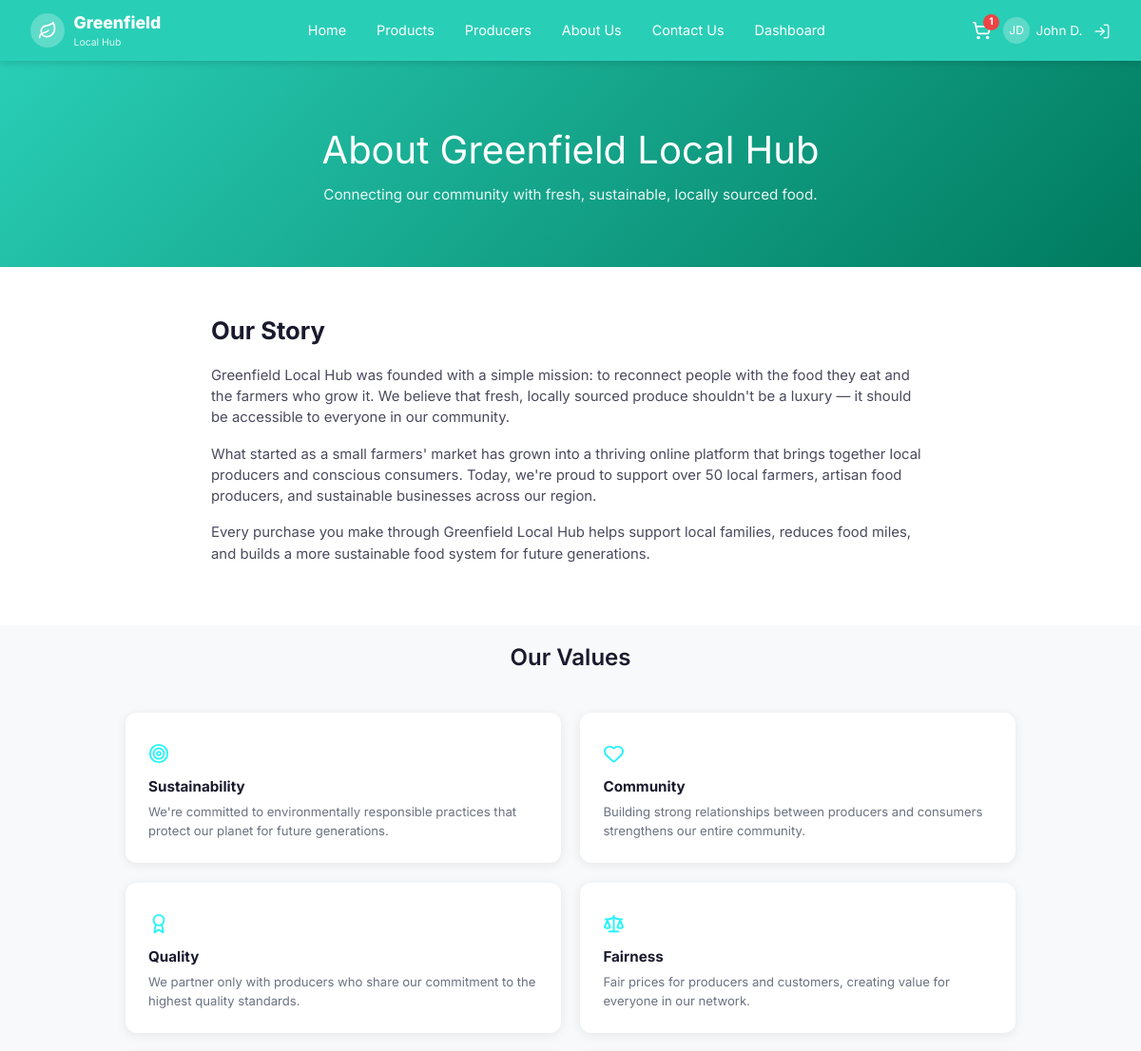
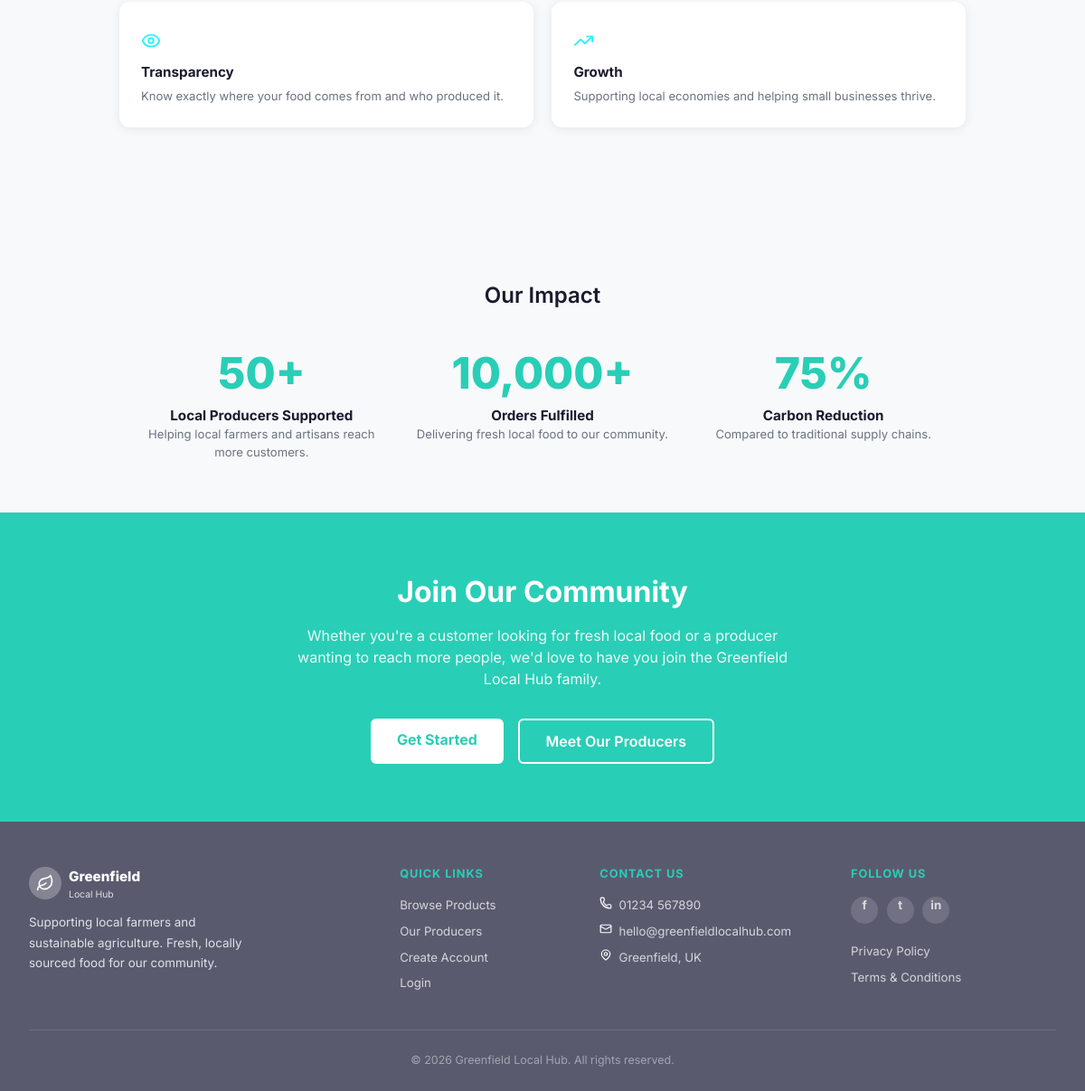
/about (signed in), run on the app's committed database (2 pictures, top to bottom).
### model.py (models this page shows, shortened)
class User(db.Model):
    __tablename__ = 'users'
    id = db.Column(db.Integer, primary_key=True)
    first_name = db.Column(db.String(100), nullable=False)
    last_name = db.Column(db.String(100), nullable=False)
    email = db.Column(db.String(200), unique=True, nullable=False)
    password_hash = db.Column(db.String(256), nullable=False)
    role = db.Column(db.String(20), default='customer')  # customer, producer, admin
    phone_number = db.Column(db.String(30))
    address = db.Column(db.Text)
    accessibility_preferences = db.Column(db.Text)
    is_active = db.Column(db.Boolean, default=True)
    security_question = db.Column(db.String(300))
    security_answer = db.Column(db.String(200))
    loyalty_points = db.Column(db.Integer, default=0)
    created_at = db.Column(db.DateTime, default=datetime.utcnow)
    cart_items = db.relationship('CartItem', backref='user', lazy=True,
                                 foreign_keys='CartItem.user_id')
    orders = db.relationship('Order', backref='user', lazy=True)
    @property
    def initials(self):
        return f"{self.first_name[0]}{self.last_name[0]}".upper()

### app.py (the view)
@app.route('/about')
def about():
    return render_template('about.html')

### app.py (called while the page is built)
def get_current_user():
    if 'user_id' in session:
        return db.session.get(User, session['user_id'])
    return None

def get_cart_count():
    user = get_current_user()
    if user:
        return CartItem.query.filter_by(user_id=user.id).count()
    sid = session.get('guest_sid')
    if sid:
        return CartItem.query.filter_by(session_id=sid).count()
    return 0

@app.context_processor
def inject_globals():
    return {
        'current_user': get_current_user(),
        'cart_count': get_cart_count(),
    }

### templates/about.html (shortened to what this page needs)
{% extends 'base.html' %}
{% block content %}
<section class="about-hero">
    <h1>About Greenfield Local Hub</h1>
    <p>Connecting our community with fresh, sustainable, locally sourced food.</p>
</section>
<section class="story-section">
    <h2>Our Story</h2>
    <p>Greenfield Local Hub was founded with a simple mission: to reconnect people with the food they eat and the farmers who grow it. We believe that fresh, locally sourced produce shouldn't be a luxury — it should be accessible to everyone in our community.</p>
    <p>What started as a small farmers' market has grown into a thriving online platform that brings together local producers and conscious consumers. Today, we're proud to support over 50 local farmers, artisan food producers, and sustainable businesses across our region.</p>
    <p>Every purchase you make through Greenfield Local Hub helps support local families, reduces food miles, and builds a more sustainable food system for future generations.</p>
</section>
<section class="section section-dark" style="padding-top:1rem;">
    <h2 class="sec-title">Our Values</h2>
    <div class="values-grid">
        <div class="val-card">
            <div class="val-icon"><img src="{{ url_for('static', filename='images/icons/target.svg') }}" alt="target" class="icon-svg"></div>
            <h3>Sustainability</h3>
            <p>We're committed to environmentally responsible practices that protect our planet for future generations.</p>
        </div>
        <div class="val-card">
            <div class="val-icon"><img src="{{ url_for('static', filename='images/icons/heart.svg') }}" alt="heart" class="icon-svg"></div>
            <h3>Community</h3>
            <p>Building strong relationships between producers and consumers strengthens our entire community.</p>
        </div>
        <div class="val-card">
            <div class="val-icon"><img src="{{ url_for('static', filename='images/icons/award.svg') }}" alt="award" class="icon-svg"></div>
            <h3>Quality</h3>
            <p>We partner only with producers who share our commitment to the highest quality standards.</p>
        </div>
        <div class="val-card">
            <div class="val-icon"><img src="{{ url_for('static', filename='images/icons/scale.svg') }}" alt="scale" class="icon-svg"></div>
            <h3>Fairness</h3>
            <p>Fair prices for producers and customers, creating value for everyone in our network.</p>
        </div>
        <div class="val-card">
            <div class="val-icon"><img src="{{ url_for('static', filename='images/icons/eye.svg') }}" alt="eye" class="icon-svg"></div>
            <h3>Transparency</h3>
            <p>Know exactly where your food comes from and who produced it.</p>
        </div>
        <div class="val-card">
            <div class="val-icon"><img src="{{ url_for('static', filename='images/icons/trending-up.svg') }}" alt="trending" class="icon-svg"></div>
            <h3>Growth</h3>
            <p>Supporting local economies and helping small businesses thrive.</p>
        </div>
    </div>
</section>
<section class="impact-strip">
    <h2 class="sec-title">Our Impact</h2>
    <div class="impact-grid">
        <div>
            <div class="impact-num">50+</div>
            <div class="impact-title">Local Producers Supported</div>
            <div class="impact-desc">Helping local farmers and artisans reach more customers.</div>
        </div>
        <div>
            <div class="impact-num">10,000+</div>
            <div class="impact-title">Orders Fulfilled</div>
            <div class="impact-desc">Delivering fresh local food to our community.</div>
        </div>
        <div>
            <div class="impact-num">75%</div>
            <div class="impact-title">Carbon Reduction</div>
            <div class="impact-desc">Compared to traditional supply chains.</div>
        </div>
    </div>
</section>
<section class="join-band">
    <h2>Join Our Community</h2>
    <p>Whether you're a customer looking for fresh local food or a producer wanting to reach more people, we'd love to have you join the Greenfield Local Hub family.</p>
    <div class="join-btns">
        <a href="{{ url_for('register') }}" class="btn-white">Get Started</a>
        <a href="{{ url_for('producers') }}" class="btn-white-out">Meet Our Producers</a>
    </div>
</section>
{% endblock %}

### templates/base.html (shortened to what this page needs)
<!DOCTYPE html>
<html lang="en">
<head>
    <link rel="stylesheet" href="{{ url_for('static', filename='css/style.css') }}">
</head>
<body>
<nav class="navbar">
    <a href="{{ url_for('index') }}" class="nav-logo">
        <div class="logo-icon"><img src="{{ url_for('static', filename='images/icons/leaf.svg') }}" alt="leaf" class="icon-svg"></div>
        <div>
            <span class="logo-text-main">Greenfield</span>
            <span class="logo-text-sub">Local Hub</span>
        </div>
    </a>
    <div class="nav-links" id="nav-links">
        <a href="{{ url_for('index') }}">Home</a>
        <a href="{{ url_for('products') }}">Products</a>
        <a href="{{ url_for('producers') }}">Producers</a>
        <a href="{{ url_for('about') }}">About Us</a>
        <a href="{{ url_for('contact') }}">Contact Us</a>
        {% if current_user %}
        <a href="{{ url_for('dashboard_' ~ current_user.role) }}">Dashboard</a>
        {% endif %}
    </div>
    <div class="nav-right">
        <a href="{{ url_for('cart') }}" class="nav-cart">
            <img src="{{ url_for('static', filename='images/icons/shopping-cart.svg') }}" alt="cart" class="icon-svg">
            {% if cart_count > 0 %}
            <span class="cart-badge">{{ cart_count }}</span>
            {% endif %}
        </a>
        {% if current_user %}
        <div class="nav-user-info">
            <div class="nav-user-icon">{{ current_user.initials }}</div>
            <span>{{ current_user.first_name }} {{ current_user.last_name[0] }}.</span>
        </div>
        <a href="{{ url_for('logout') }}" class="nav-logout" title="Logout"><img src="{{ url_for('static', filename='images/icons/log-in.svg') }}" alt="login" class="icon-svg"></a>
        {% else %}
        <a href="{{ url_for('login') }}" class="btn-nav-login">Login</a>
        <a href="{{ url_for('register') }}" class="btn-nav-register">Register</a>
        {% endif %}
    </div>
</nav>
{% block content %}{% endblock %}
<footer class="footer">
    <div class="footer-inner">
        <div class="footer-brand">
            <div class="brand-logo">
                <div class="logo-icon"><img src="{{ url_for('static', filename='images/icons/leaf.svg') }}" alt="leaf" class="icon-svg"></div>
                <div>
                    <span style="font-size:.95rem;font-weight:800;">Greenfield</span>
                    <span style="font-size:.65rem;font-weight:400;opacity:.8;display:block;">Local Hub</span>
                </div>
            </div>
            <p>Supporting local farmers and sustainable agriculture. Fresh, locally sourced food for our community.</p>
        </div>
        <div class="footer-col">
            <h4>Quick Links</h4>
            <a href="{{ url_for('products') }}">Browse Products</a>
            <a href="{{ url_for('producers') }}">Our Producers</a>
            <a href="{{ url_for('register') }}">Create Account</a>
            <a href="{{ url_for('login') }}">Login</a>
        </div>
        <div class="footer-col">
            <h4>Contact Us</h4>
            <span><img src="{{ url_for('static', filename='images/icons/phone.svg') }}" alt="phone" class="icon-svg"> 01234 567890</span>
            <span><img src="{{ url_for('static', filename='images/icons/mail.svg') }}" alt="mail" class="icon-svg"> hello@greenfieldlocalhub.com</span>
            <span><img src="{{ url_for('static', filename='images/icons/map-pin.svg') }}" alt="location" class="icon-svg"> Greenfield, UK</span>
        </div>
        <div class="footer-col">
            <h4>Follow Us</h4>
            <div class="footer-social">
                <a href="#" class="soc-icon">f</a>
                <a href="#" class="soc-icon">t</a>
                <a href="#" class="soc-icon">in</a>
            </div>
            <a href="{{ url_for('privacy') }}">Privacy Policy</a>
            <a href="{{ url_for('terms') }}">Terms & Conditions</a>
        </div>
    </div>
    <div class="footer-bottom">
        &copy; 2026 Greenfield Local Hub. All rights reserved.
    </div>
</footer>
</body>
</html>

### data on the page
User: initials "JD", first_name "John", last_name "D"

### other printed values
{{ cart_count }} "1"
